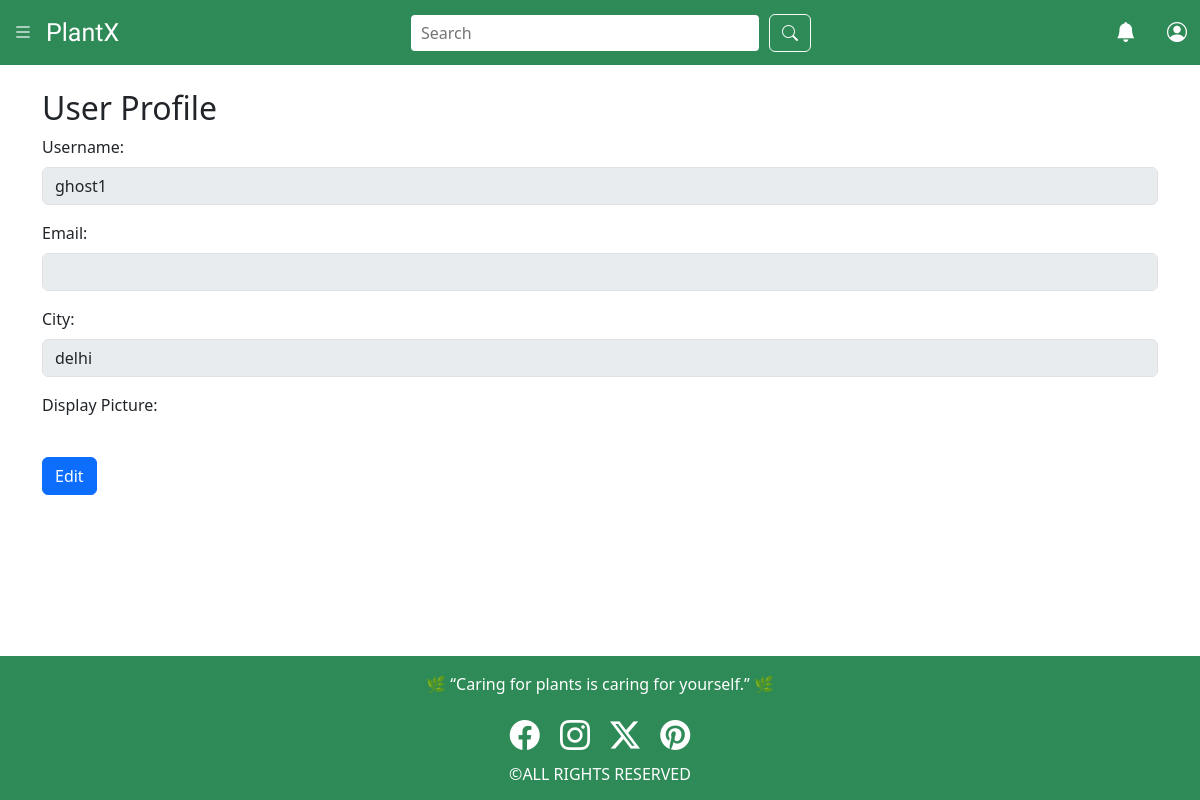
The page /profile (signed in) on the database as committed earlier.
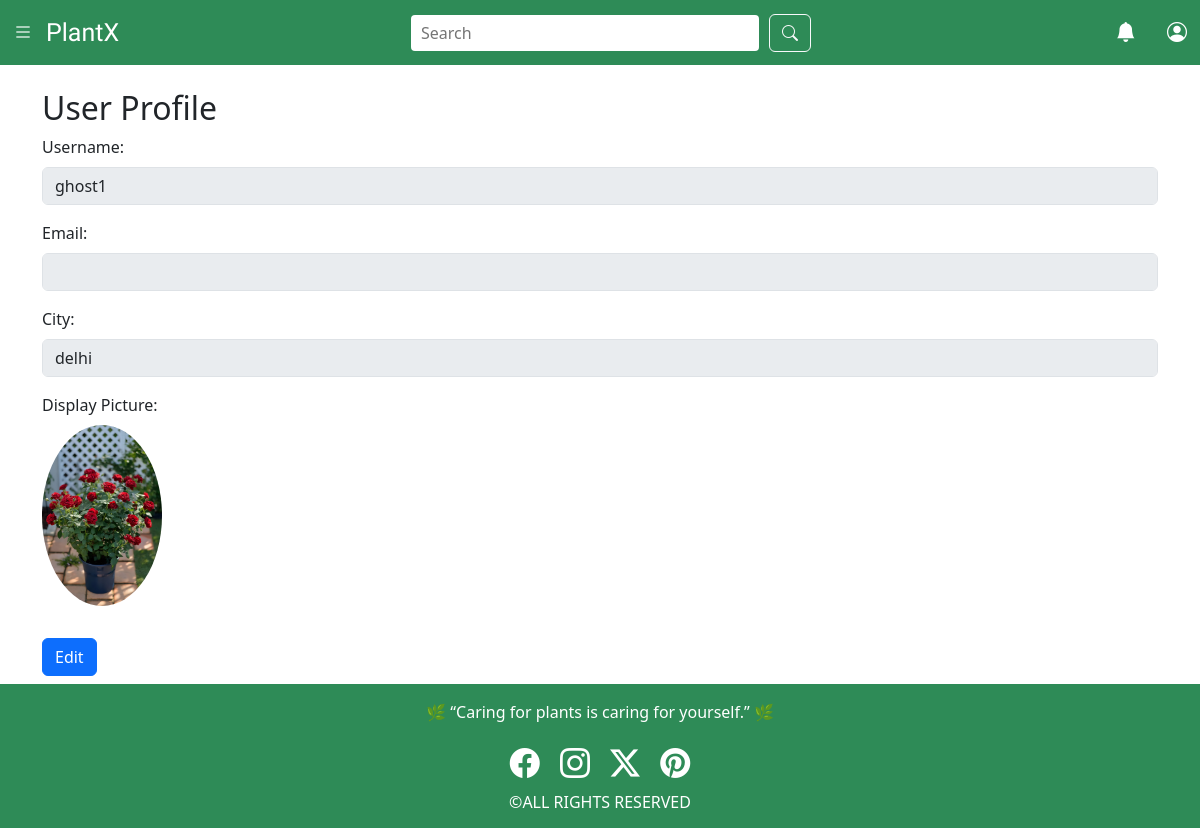
The same page on the database as committed later.
### plant/models.py (models this page shows, shortened)
class userprofile(models.Model):
    user = models.OneToOneField(User, on_delete=models.CASCADE)
    password=models.CharField(max_length=500)
    user_email=models.CharField(max_length=500, blank=True, null=True)
    user_city=models.CharField(max_length=500)
    user_dp=models.ImageField(upload_to='user_plants/', blank=True, null=True)

### plant/views.py (the view)
# urls.py: path('profile',views.profile,name='profile'),
@login_required
def profile(request):
    profile = get_object_or_404(userprofile, user=request.user)
    if request.method == 'POST':
        profile.user_email = request.POST.get('user_email')
        profile.user_city = request.POST.get('user_city')
        if 'user_dp' in request.FILES:
            profile.user_dp = request.FILES['user_dp']
        profile.save()
    return render(request, 'plant/profile.html', {'user': request.user,'profile': profile})

### plant/context_processors.py (called while the page is built)
def userplants_context(request):
    if request.user.is_authenticated:
        return {
            'userplant': userplant.objects.filter(user=request.user)
        }
    return {'userplant': None}

### plant/templates/plant/profile.html (shortened to what this page needs)
<!DOCTYPE html>
<html lang="en">
<head>
    <link href="https://cdn.jsdelivr.net/npm/bootstrap@5.3.7/dist/css/bootstrap.min.css" rel="stylesheet">
</head>
<body class="d-flex flex-column min-vh-100">
    {% include 'plant/navbar.html' %}
    <div class="container mt-4 mb-2">
        <h2>User Profile</h2>
        <form method="POST" enctype="multipart/form-data" id="profileForm">
            <div class="mb-3">
                <label class="form-label">Username:</label>
                <input type="text" class="form-control" value="{{ user.username }}" disabled>
            </div>
            <div class="mb-3">
                <label class="form-label">Email:</label>
                <input type="email" name="user_email" class="form-control" value="{{ profile.user_email }}" disabled>
            </div>
            <div class="mb-3">
                <label class="form-label">City:</label>
                <input type="text" name="user_city" class="form-control" value="{{ profile.user_city }}" disabled>
            </div>
            <div class="mb-3">
                <label class="form-label">Display Picture:</label><br>
                {% if profile.user_dp %}
                    <img src="{{ profile.user_dp.url }}" style="max-width: 120px; border-radius: 50%;"><br>
                {% endif %}
            </div>
        </form>
        <button class="btn btn-primary mt-3" onclick="enableEdit()">Edit</button>
    </div>
    {% include 'plant/footer.html' %}
</body>
</html>

Rows that differ between the two databases and show on the page:
changed userprofile "delhi": user_dp: picture added
